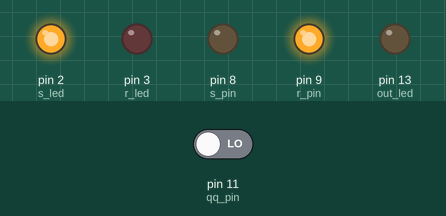
Recording of a sketch running on a simulated Arduino Uno, built with avr-gcc and run on an emulated ATmega328P. Parts: output pins drawn as LEDs (lit = HIGH). The inputs (shaded band) are chosen by the test bench; at power-on: pin 11 (qq_pin) LOW.

Above: at 2.8 s.
2.9 s: pin 11 (qq_pin) driven HIGH
At 3.6 s:
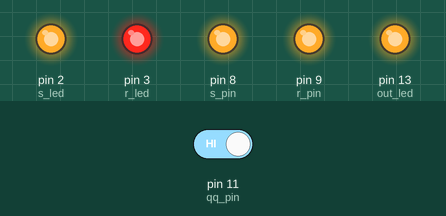
At 4.4 s:
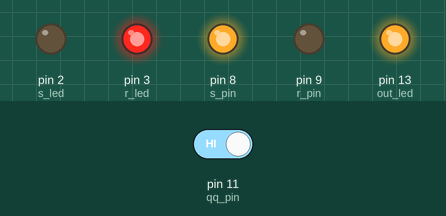
7.0 s: pin 11 (qq_pin) driven LOW
At 7.8 s:
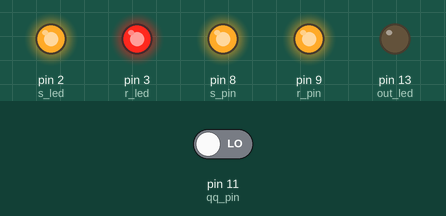
Timing chart, 0 to 17.1 s (numbered marks = the images above; inputs shaded):
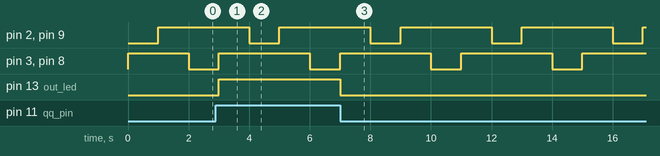

The sketch:

SRLatch.ino
```cpp
/*
 * /SR latch sketch.
 *
 * An /SR latch is active low; therefore, a 1 is represented by a LOW state,
 * while a 0 is represented by a HIGH state. The /Q pin becomes, in essence,
 * an active high output, and therefore can be used directly to set the LED
 * indicating the current bit in memory.
 *
 * Output state table:
 * +====+====+====+
 * | /S | /R |  Q |
 * +====+====+====+
 * | 0  | 0  | -  | <- This combination is not permitted.
 * +----+----+----+
 * | 0  | 1  | 1  |
 * +----+----+----+
 * | 1  | 0  | 0  |
 * +----+----+----+
 * | 1  | 1  | NC | <- Q remains unchanged.
 * +----+----+----+
 */

const int s_pin = 8;     // Input for /S.
const int r_pin = 9;     // Input for /R.
const int q_pin = 10;    // Q output. Active-low.
const int qq_pin = 11;   // /Q -- active-high translation.
const int s_led = 2;     // LED indicator for current /S status.
const int r_led = 3;     // LED indicator for current /R status.
const int out_led = 13;  // LED indicator for current bit in memory (on
// indicates 1, off indicates 0).

/*
 * An active low system represents 0 as the higher voltage, and 1 as the lower
 * voltage. Therefore, we define an A(ctive)L(ow)0 as HIGH, and AL1 as LOW.
 */
#define AL0  HIGH
#define AL1 LOW

/*
 * Set stores a 1 in the the latch.
 */
void
set(void)
{
  digitalWrite(s_pin, AL0);
  setLED(s_led, AL0);
  digitalWrite(r_pin, AL1);
  setLED(r_led, AL1);
  setDataLED();
}

/*
 * Clear stores a 0 in the latch.
 */
void
clear(void)
{
  digitalWrite(s_pin, AL1);
  setLED(s_led, AL1);
  digitalWrite(r_pin, AL0);
  setLED(r_led, AL0);
  setDataLED();
}

/*
 * Store keeps the present state of the latch.
 */
void
store(void)
{
  digitalWrite(s_pin, AL0);
  setLED(s_led, AL1);
  digitalWrite(r_pin, AL0);
  setLED(r_led, AL1);
  setDataLED();
}

/*
 * SetDataLED reads the current status off the /Q pin, and sets the
 * indicator appropriately.
 */
void
setDataLED(void)
{
  int out = digitalRead(qq_pin);

  digitalWrite(out_led, out);
}

/*
 * setLED takes a pin and its current state, and sets the appropriate indicator
 * accordingly, accounting for the fact that the LEDs on the proto-shield are
 * active high.
 */
void
setLED(int pin, int state)
{
  if (AL0 == state)
    digitalWrite(pin, LOW);
  else
    digitalWrite(pin, HIGH);
}

void setup() {
  pinMode(s_pin, OUTPUT);
  pinMode(r_pin, OUTPUT);
  pinMode(q_pin, INPUT);
  pinMode(qq_pin, INPUT);
  pinMode(s_led, OUTPUT);
  pinMode(r_led, OUTPUT);
  pinMode(out_led, OUTPUT);
  Serial.begin(9600);
}

void loop() {
  set();
  delay(1000);
  store();
  delay(1000);
  clear();
  delay(1000);
  store();
  delay(1000);
}
```

Measured:
- after the input at 2.9 s, pin 13 (out_led): LOW → HIGH after 0.10 s
- after the input at 7.0 s, pin 13 (out_led): HIGH → LOW at once
- by itself, pin 2 (s_led), pin 3 (r_led), pin 8 (s_pin), pin 9 (r_pin): alternates HIGH for 3.0 s and LOW for 1.0 s
